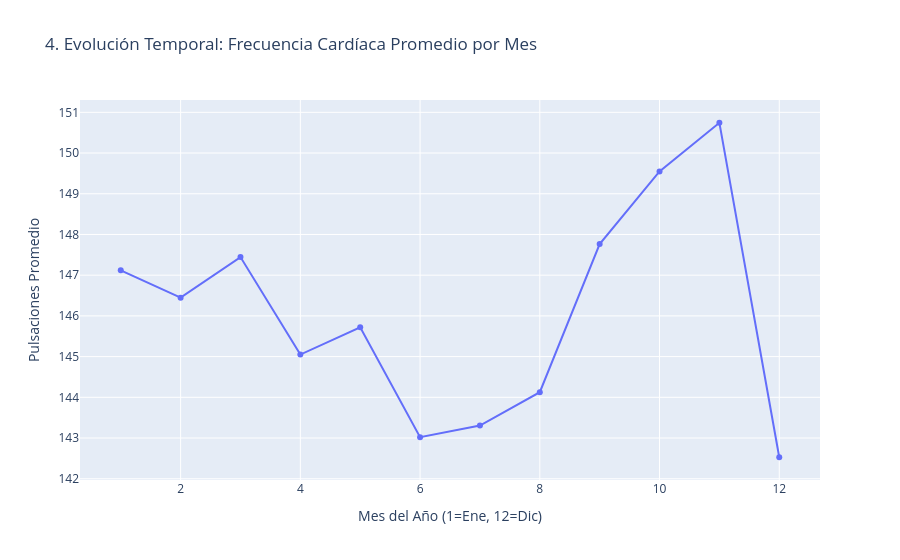
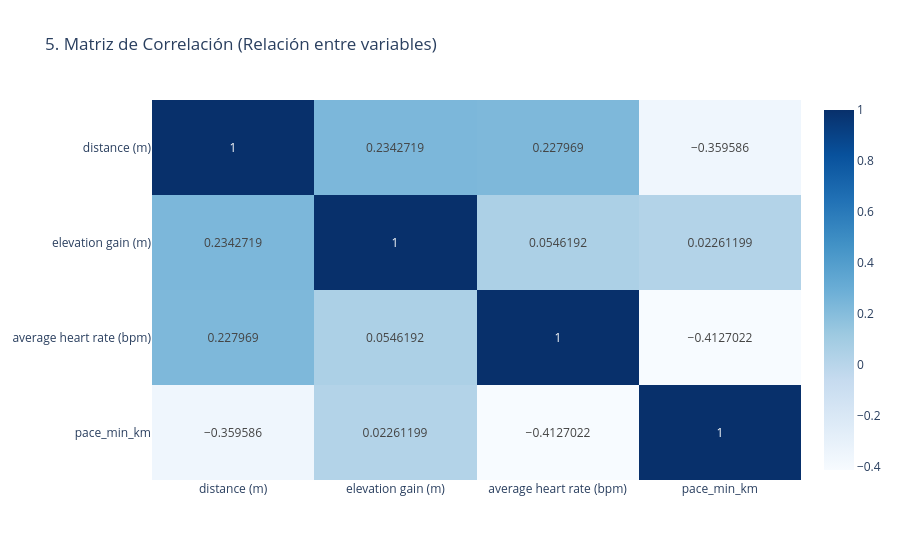

Here is the notebook cell these charts were saved with, in order:
### Code cell
# Primero convertimos la columna de texto a formato de fecha real de Python
df_clean['timestamp'] = pd.to_datetime(df_clean['timestamp'], format='%d/%m/%Y %H:%M')

# Extraemos el mes para agrupar los datos
df_clean['mes'] = df_clean['timestamp'].dt.month

# 4. Gráfico Temporal (Obligatorio por la pauta para la variable T)
# Evolución de la frecuencia cardíaca promedio a lo largo de los meses
df_mensual = df_clean.groupby('mes', as_index=False)['average heart rate (bpm)'].mean()
fig4 = px.line(df_mensual, x='mes', y='average heart rate (bpm)', markers=True,
               title='4. Evolución Temporal: Frecuencia Cardíaca Promedio por Mes',
               labels={'mes': 'Mes del Año (1=Ene, 12=Dic)', 'average heart rate (bpm)': 'Pulsaciones Promedio'})
fig4.show()

# 5. Gráfico de Correlación (Para ver relaciones múltiples rápidamente)
# Cumple con el requisito de "relación entre múltiples variables"
columnas_num = ['distance (m)', 'elevation gain (m)', 'average heart rate (bpm)', 'pace_min_km']
matriz_corr = df_clean[columnas_num].corr()
fig5 = px.imshow(matriz_corr, text_auto=True, aspect="auto",
                 title='5. Matriz de Correlación (Relación entre variables)',
                 color_continuous_scale='Blues')
fig5.show()

### Figure 1 — Plotly figure (JSON) as saved in the notebook; plotly's stock layout.template omitted (floating-point values rounded to 4 significant figures)
{"data": [{"hovertemplate": "Mes del Año (1=Ene, 12=Dic)=%{x}<br>Pulsaciones Promedio=%{y}<extra></extra>", "legendgroup": "", "line": {"color": "#636efa", "dash": "solid"}, "marker": {"symbol": "circle"}, "mode": "lines+markers", "name": "", "orientation": "v", "showlegend": false, "type": "scatter", "x": [1, 2, 3, 4, 5, 6, 7, 8, 9, 10, 11, 12], "xaxis": "x", "y": [147.1, 146.4, 147.4, 145.0, 145.7, 143.0, 143.3, 144.1, 147.8, 149.5, 150.7, 142.5], "yaxis": "y"}], "layout": {"legend": {"tracegroupgap": 0}, "title": {"text": "4. Evolución Temporal: Frecuencia Cardíaca Promedio por Mes"}, "xaxis": {"anchor": "y", "domain": [0, 1], "title": {"text": "Mes del Año (1=Ene, 12=Dic)"}}, "yaxis": {"anchor": "x", "domain": [0, 1], "title": {"text": "Pulsaciones Promedio"}}}}

### Figure 2 — Plotly figure (JSON) as saved in the notebook; plotly's stock layout.template omitted (floating-point values rounded to 4 significant figures)
{"data": [{"coloraxis": "coloraxis", "hovertemplate": "x: %{x}<br>y: %{y}<br>color: %{z}<extra></extra>", "name": "0", "texttemplate": "%{z}", "type": "heatmap", "x": ["distance (m)", "elevation gain (m)", "average heart rate (bpm)", "pace_min_km"], "xaxis": "x", "y": ["distance (m)", "elevation gain (m)", "average heart rate (bpm)", "pace_min_km"], "yaxis": "y", "z": [[1.0, 0.2343, 0.228, -0.3596], [0.2343, 1.0, 0.05462, 0.02261], [0.228, 0.05462, 1.0, -0.4127], [-0.3596, 0.02261, -0.4127, 1.0]]}], "layout": {"coloraxis": {"autocolorscale": false, "colorscale": [[0, "rgb(247,251,255)"], [0.125, "rgb(222,235,247)"], [0.25, "rgb(198,219,239)"], [0.375, "rgb(158,202,225)"], [0.5, "rgb(107,174,214)"], [0.625, "rgb(66,146,198)"], [0.75, "rgb(33,113,181)"], [0.875, "rgb(8,81,156)"], [1, "rgb(8,48,107)"]]}, "title": {"text": "5. Matriz de Correlación (Relación entre variables)"}, "xaxis": {"anchor": "y", "domain": [0, 1]}, "yaxis": {"anchor": "x", "autorange": "reversed", "domain": [0, 1]}}}
